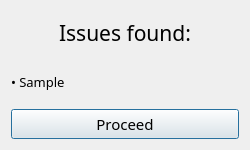
<?xml version="1.0" encoding="UTF-8"?>
<ui version="4.0">
 <class>Dialog</class>
 <widget class="QDialog" name="Dialog">
  <property name="geometry">
   <rect>
    <x>0</x>
    <y>0</y>
    <width>250</width>
    <height>150</height>
   </rect>
  </property>
  <property name="minimumSize">
   <size>
    <width>250</width>
    <height>150</height>
   </size>
  </property>
  <property name="maximumSize">
   <size>
    <width>250</width>
    <height>150</height>
   </size>
  </property>
  <property name="windowTitle">
   <string>Signup failed.</string>
  </property>
  <layout class="QVBoxLayout" name="verticalLayout">
   <item>
    <widget class="QLabel" name="issues_found_label">
     <property name="font">
      <font>
       <family>Oswald</family>
       <pointsize>16</pointsize>
      </font>
     </property>
     <property name="text">
      <string>Issues found:</string>
     </property>
     <property name="alignment">
      <set>Qt::AlignCenter</set>
     </property>
    </widget>
   </item>
   <item>
    <widget class="QLabel" name="issues_list_label">
     <property name="font">
      <font>
       <family>Oswald</family>
       <pointsize>10</pointsize>
      </font>
     </property>
     <property name="text">
      <string>• Sample</string>
     </property>
    </widget>
   </item>
   <item>
    <widget class="QPushButton" name="proceed_button">
     <property name="font">
      <font>
       <family>Oswald</family>
       <pointsize>11</pointsize>
      </font>
     </property>
     <property name="text">
      <string>Proceed</string>
     </property>
    </widget>
   </item>
  </layout>
 </widget>
 <resources/>
 <connections/>
</ui>
